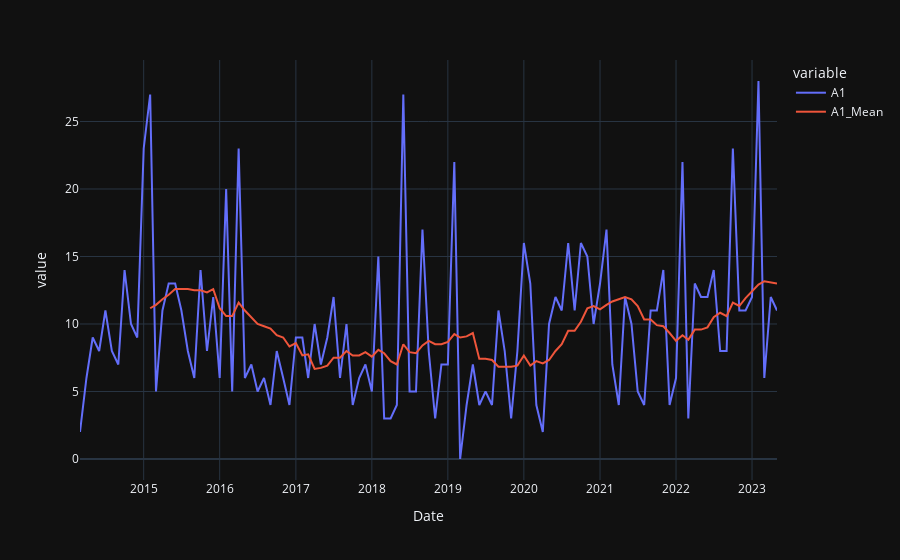

The cell this chart's notebook holds for it:
### Code cell
sell_data['A1_Mean'] = sell_data['A1'].rolling(12).mean()

import plotly.express as px

fig = px.line(sell_data, x='Date', y=['A1', 'A1_Mean'], template='plotly_dark')
fig.show()
